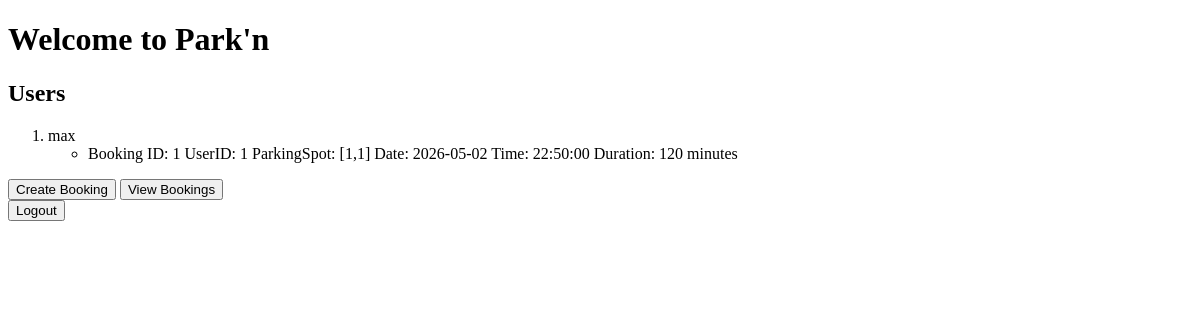
Page / (signed in) on the earlier database version.
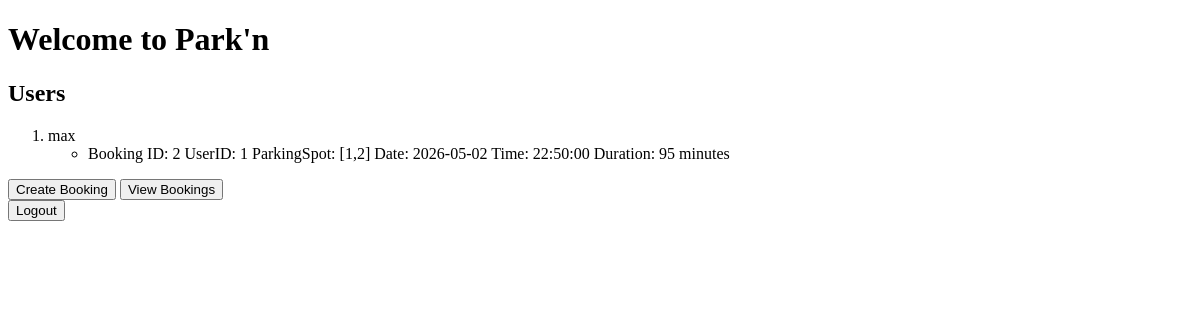
Same page on the later database version.
### parkn/models.py (models this page shows, shortened)
class Booking(models.Model):
    user = models.ForeignKey(User, on_delete=models.CASCADE, related_name='bookings')
    parkingSpot = models.ForeignKey(ParkingSpot, on_delete=models.CASCADE, related_name='bookings')
    date = models.DateField()
    startTime = models.TimeField()
    duration = models.IntegerField()
    def __str__(self):
        return f"Booking ID: {self.id}\nUserID: {self.user.id}\nParkingSpot: [{self.parkingSpot}]\nDate: {self.date}\nTime: {self.startTime}\nDuration: {self.duration} minutes"

class ParkingSpot(models.Model):
    zone = models.ForeignKey(ParkingZone, on_delete=models.CASCADE, related_name='parkingSpots')
    xCoord = models.IntegerField()
    yCoord = models.IntegerField()
    def __str__(self):
        return f"{self.xCoord},{self.yCoord}"

### parkn/views.py (the view)
# urls.py: path("", views.indexPage, name="index"),
@login_required
def indexPage(request):
    users = User.objects.all()
    bookings = Booking.objects.all()
    context = {'users':users, 'bookings':bookings}
    return render(request, 'index.html', context)

### parkn/templates/index.html (shortened to what this page needs)
{% load static %}
<!doctype html>
<html lang="en">
  <head>
    <link rel="stylesheet" href="{% static 'styles/styles.css' %}" />
  </head>
  <body>
    <h1>Welcome to Park'n</h1>
    <h2>Users</h2>
    <ol>
      {% for user in users %}
      <li>
        {{user}}
        <ul>
          {% for booking in bookings %} {% if booking.user == user %}
          <li>{{ booking }}</li>
          {% endif %} {% endfor %}
        </ul>
      </li>
      {% endfor %}
    </ol>
    <button onclick="location.href='{% url 'createBooking' %}'">
      Create Booking
    </button>
    <button onclick="location.href='{% url 'viewBookings' %}'">
      View Bookings
    </button>
    <br />
    <button onclick="location.href='{% url 'logout' %}'">Logout</button>
  </body>
</html>

Differences in the rows shown:
removed Booking: id+user+parkingSpot "Booking ID: 1 UserID: 1 ParkingSpot: [1,1] Date: 2026-05-02 Time: 22:50:00 Duration: 120 minutes"
added Booking: id+user+parkingSpot "Booking ID: 2 UserID: 1 ParkingSpot: [1,2] Date: 2026-05-02 Time: 22:50:00 Duration: 95 minutes"
